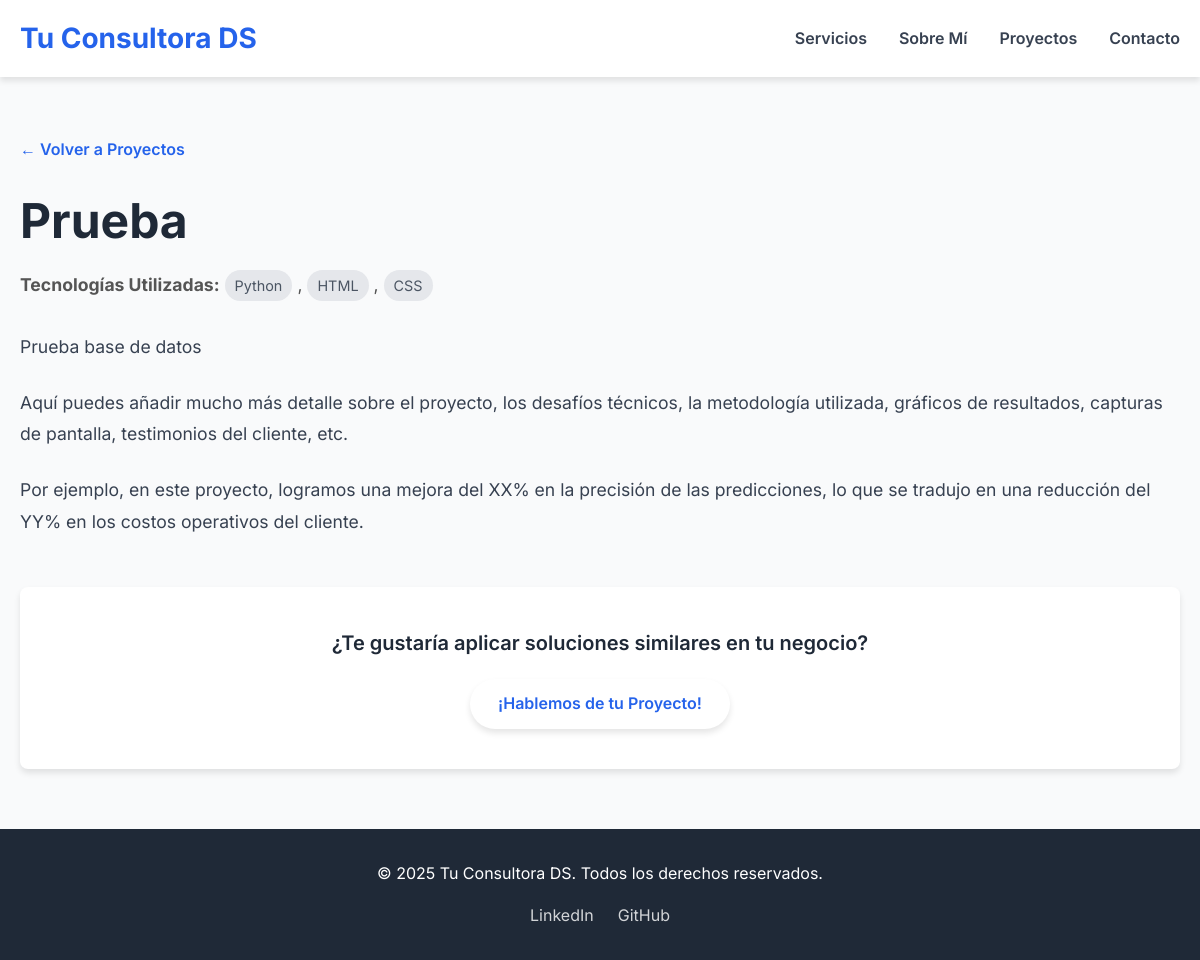
The app's page /project/4, older data.
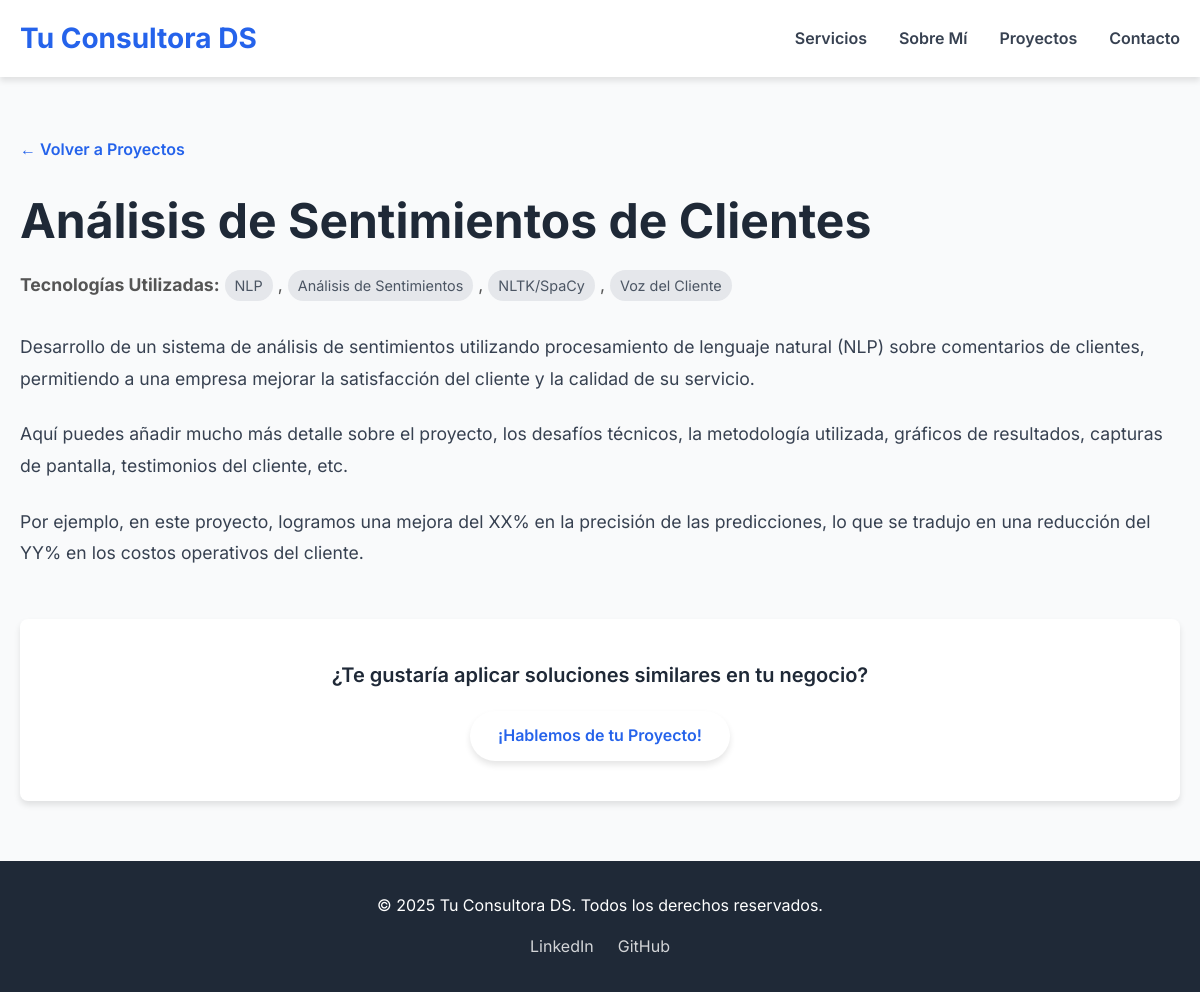
The same page, newer data.
### app.py (models this page shows, shortened)
class Project(db.Model):
    id = db.Column(db.Integer, primary_key=True)
    title = db.Column(db.String(100), nullable=False)
    description = db.Column(db.Text, nullable=False)
    technologies = db.Column(db.String(200), nullable=False) # Separadas por coma: "Python, Flask, SQL"

### app.py (the view)
@app.route('/project/<int:project_id>')
def project_detail(project_id):
    project = Project.query.get_or_404(project_id)
    return render_template('project_detail.html', project=project)

### templates/project_detail.html (shortened to what this page needs)
<!DOCTYPE html>
<html lang="es">
<head>
    <link rel="stylesheet" href="{{ url_for('static', filename='css/style.css') }}">
    <link rel="stylesheet" href="https://cdnjs.cloudflare.com/ajax/libs/font-awesome/6.5.2/css/all.min.css" />
</head>
<body class="detail-page-body">
    <header>
        <div class="container">
            <a href="{{ url_for('index') }}" class="logo">Tu Consultora DS</a>
            <nav>
                <ul>
                    <li><a href="{{ url_for('index') }}#services">Servicios</a></li>
                    <li><a href="{{ url_for('index') }}#about">Sobre Mí</a></li>
                    <li><a href="{{ url_for('index') }}#projects">Proyectos</a></li>
                    <li><a href="{{ url_for('index') }}#contact">Contacto</a></li>
                </ul>
            </nav>
        </div>
    </header>
    <section id="project-detail" class="detail-section">
        <div class="container">
            <a href="{{ url_for('index') }}#projects" class="back-link">&larr; Volver a Proyectos</a>
            <h1>{{ project.title }}</h1>
            <div class="project-meta">
                <p><strong>Tecnologías Utilizadas:</strong>
                    {% for tech in project.technologies.split(', ') %}
                        <span class="tech-tag">{{ tech }}</span>{% if not loop.last %},{% endif %}
                    {% endfor %}
                </p>
            </div>
            <div class="project-description-full">
                <p>{{ project.description }}</p>
                <p>Aquí puedes añadir mucho más detalle sobre el proyecto, los desafíos técnicos, la metodología utilizada, gráficos de resultados, capturas de pantalla, testimonios del cliente, etc.</p>
                <p>Por ejemplo, en este proyecto, logramos una mejora del XX% en la precisión de las predicciones, lo que se tradujo en una reducción del YY% en los costos operativos del cliente.</p>
                </div>
            <div class="cta-detail-page">
                <p>¿Te gustaría aplicar soluciones similares en tu negocio?</p>
                <a href="{{ url_for('index') }}#contact" class="btn btn-primary">¡Hablemos de tu Proyecto!</a>
            </div>
        </div>
    </section>
    <footer>
        <div class="container">
            <p>&copy; 2025 Tu Consultora DS. Todos los derechos reservados.</p>
            <div class="social-links">
                <a href="#">LinkedIn</a>
                <a href="#">GitHub</a>
            </div>
        </div>
    </footer>
</body>
</html>

Row changes from the older to the newer data that the page shows:
changed Project: title "Prueba" → "Análisis de Sentimientos de Clientes"; description "Prueba base de datos" → "Desarrollo de un sistema de análisis de sentimientos utilizando procesamiento de lenguaje natural (NLP) sobre comentarios de clientes, permitiendo a una empresa mejorar la satisfacción del cliente y la calidad de su servicio."
Text that changed along with them:
new list line: "NLP ,"
new list line: "Análisis de Sentimientos ,"
new list line: "NLTK/SpaCy ,"
new list line: "Voz del Cliente"
list line gone: "Python ,"
list line gone: "HTML ,"
list line gone: "CSS"
